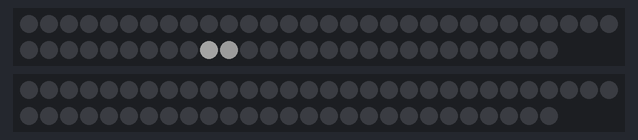
The sketch below on a simulated Arduino Uno, built with avr-gcc and run on an emulated ATmega328P. On the bench: 2 × 57 RGB LEDs in strip order, left to right, continuing on the next row. Dim RGB values are drawn brighter than linear; what the sketch prints to the serial monitor is not drawn.

Above: at 0.46 s.
At 2.32 s:
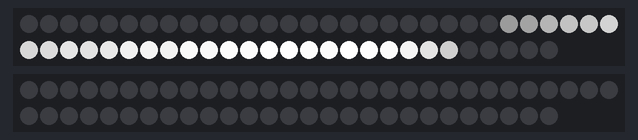
At 3.86 s:
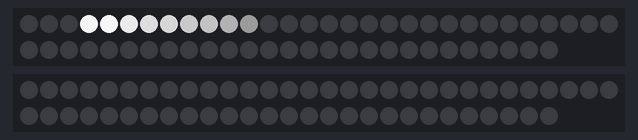
At 7.27 s:
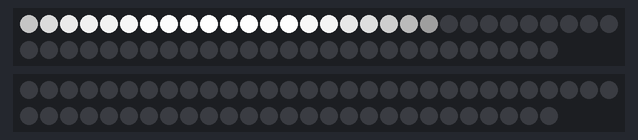
At 10.93 s:
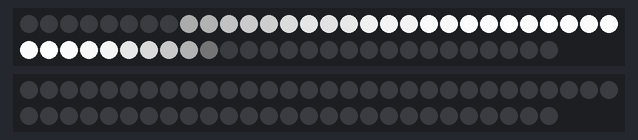
At 14.24 s:
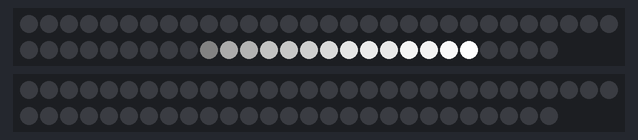

The sketch:

nopierdas_02.ino
```cpp
#include <avr/pgmspace.h>
#include <FastLED.h>
#include "Led.cpp"
#include "LFO.cpp"
#define TEST 10
#define SINE 11

#define BOTTOM_PIN 6
#define TOP_PIN 5

#define NUM_LEDS    57
#define BRIGHTNESS  255
#define LED_TYPE    WS2812B
#define COLOR_ORDER GRB
#define MAX_VALUE 4095

CRGB top[NUM_LEDS];
CRGB bottom[NUM_LEDS];

#define UPDATES_PER_SECOND 100


const CRGB col1  =	 CRGB(255, 254, 255);
const CRGB col2  =	 CRGB(240, 238, 240);
const CRGB col3  =	 CRGB(224, 222, 216);
const CRGB col4  =	 CRGB(208, 206, 201);
const CRGB col5  =	 CRGB(192, 190, 187);
const CRGB col6  =	 CRGB(176, 174, 171);
const CRGB col7  =	 CRGB(160, 158, 152);
const CRGB col8  =	 CRGB(144, 144, 141);
const CRGB col9  =	 CRGB(128, 127, 126);
const CRGB col10  = CRGB(112, 111, 106);
const CRGB col11  = CRGB(96, 96, 95);
const CRGB col12  = CRGB(80, 78, 77);
const CRGB col13  = CRGB(64, 61, 63);
const CRGB col14  = CRGB(48, 46, 53);
const CRGB col15  = CRGB(32, 30, 32);
const CRGB col16  = CRGB(16, 12, 17);  //CRGB col16 = CRGB(16, 15, 17);
const CRGB col17  = CRGB(0, 0, 0);


const CRGB colors[]  = {
                     col1,
                     col2,
                     col3,
                     col4,
                     col5,
                     col6,
                     col7,
                     col8,
                     col9,
                     col10,
                     col11,
                     col12,
                     col13,
                     col14,
                     col15,
                     col16,
                     col17
                };

int gamma[] PROGMEM = {0, 0, 0, 0, 0, 0, 0, 0, 0, 0, 0, 0, 0, 0, 0, 0,
               0, 0, 0, 0, 0, 0, 1, 1, 1, 1, 1, 1, 1, 2, 2, 2,
               2, 2, 2, 3, 3, 3, 3, 3, 4, 4, 4, 4, 5, 5, 5, 5,
               6, 6, 6, 7, 7, 7, 8, 8, 8, 9, 9, 9, 10, 10, 11, 11,
               11, 12, 12, 13, 13, 13, 14, 14, 15, 15, 16, 16, 17, 17, 18, 18,
               19, 19, 20, 21, 21, 22, 22, 23, 23, 24, 25, 25, 26, 27, 27, 28,
               29, 29, 30, 31, 31, 32, 33, 34, 34, 35, 36, 37, 37, 38, 39, 40,
               40, 41, 42, 43, 44, 45, 46, 46, 47, 48, 49, 50, 51, 52, 53, 54,
               55, 56, 57, 58, 59, 60, 61, 62, 63, 64, 65, 66, 67, 68, 69, 70,
               71, 72, 73, 74, 76, 77, 78, 79, 80, 81, 83, 84, 85, 86, 88, 89,
               90, 91, 93, 94, 95, 96, 98, 99, 100, 102, 103, 104, 106, 107, 109, 110,
               111, 113, 114, 116, 117, 119, 120, 121, 123, 124, 126, 128, 129, 131, 132, 134,
               135, 137, 138, 140, 142, 143, 145, 146, 148, 150, 151, 153, 155, 157, 158, 160,
               162, 163, 165, 167, 169, 170, 172, 174, 176, 178, 179, 181, 183, 185, 187, 189,
               191, 193, 194, 196, 198, 200, 202, 204, 206, 208, 210, 212, 214, 216, 218, 220,
               222, 224, 227, 229, 231, 233, 235, 237, 239, 241, 244, 246, 248, 250, 252, 255
              };

Led topleds[NUM_LEDS];
Led bottomleds[NUM_LEDS];

int decay = 20;
int attack = 50;


void setup() {
  delay(250); // power-up safety delay
  FastLED.addLeds<LED_TYPE, TOP_PIN, COLOR_ORDER>(top, NUM_LEDS).setCorrection(CRGB(255, 255, 100) );
  FastLED.addLeds<LED_TYPE, BOTTOM_PIN, COLOR_ORDER>(bottom, NUM_LEDS).setCorrection(CRGB(255, 255, 100) );
  FastLED.clear();
  FastLED.show();

  for (int i = 0; i < NUM_LEDS; i++) {
    topleds[i].value = 0;
//    topleds[i].decay = decay;
    topleds[i].state = DECA;
//    topleds[i].attack = attack;

    bottomleds[i].value = 0;
//    bottomleds[i].decay = decay;
    bottomleds[i].state = DECA;
//    bottomleds[i].attack = attack;
  }
  Serial.begin(115200);
}


void render() {
  for (int i = 0; i < NUM_LEDS; i++) {
    getColor(top[i], 4095 - topleds[i].value); // invierto la tabla
    getColor(bottom[i], 4095 - bottomleds[i].value); // invierto la tabla
  }
}

void update() {
  for (int i = 0; i < NUM_LEDS; i++) {
    topleds[i].update(attack, decay);
    bottomleds[i].update(attack, decay);
  }
  FastLED.show();
}

//double time = 0;
//double timeIncrement = 0.002;

// freq, amp
LFO toplfo = LFO(1, 1);
//LFO topfm = {0, 1, 2, 0, 0.1};

//LFO bottomlfo = { 0, 1, 5, 0, 1};
//LFO bottomfm = {0, 1, 3, 0, 0.1};


int scene = SINE;


void loop()
{
  long time = millis();

  switch(scene){
    case TEST:
      test();
    break;

    case SINE:
    toplfo.update(time);
    int wtop = map((toplfo.norm() * 1000), -1000, 1000, 0, NUM_LEDS);
    topleds[wtop].state = ATT;


//   bottomlfo.update(time);
//  int wbot = map(bottomlfo.value * 1000, -1000, 1000, 0, NUM_LEDS);
//  bottomleds[wbot].state = ATT;

    break;
  }


  update();
  render();

  return;
//
//
//
//  topfm.update(time);
//  toplfo.fm(topfm.getPositive());
//
//
//  bottomfm.update(time);
//  bottomlfo.fm(bottomfm.getPositive());
//
//
//
//
//  update();
//
//  render();
//  time += timeIncrement;
}
//
long period = 5E3;
void test(){
  long time = millis();
  int head = map(time % period, 0, period, 0, NUM_LEDS);
  topleds[head].state = ATT;
  bottomleds[NUM_LEDS - head].state = ATT;
//  Serial.println(head);
}


//void getColor8(CRGB &col, int white) {
//  int dec = white / 16;
//  int fract8 = white % 16;
//  CRGB a = colors[dec];
//  CRGB b = colors[dec+1];
//  col.r = lerp8by8(   a.r, b.r, fract8 * 16); //map (unit, 0, 255, );
//  col.g = lerp8by8(   a.g, b.g, fract8 * 16 );
//  col.b = lerp8by8(   a.b, b.b, fract8 * 16 );
//}

// total 4096 (12 bits !!!)
void getColor(CRGB &col, int white) {

  int corrected = pgm_read_word_near(gamma + white / 16);
  int dec = corrected / 16;
  int fract8 = white % 256;
  CRGB a = colors[dec];
  CRGB b = colors[dec+1];
  col.r = qadd8( 0, lerp8by8(a.r, b.r, fract8 ));
  col.g = qadd8( 0, lerp8by8(a.r, b.r, fract8 ));
  col.b = qadd8( 0, lerp8by8(a.r, b.r, fract8 ));
}
```

LFO.cpp
```cpp
#include <Arduino.h>
class LFO{
  private:
  unsigned int dtime;
  unsigned long ptime;
  unsigned int res = 4095;
  unsigned int step = 0;
  public:
    float value;
    float amp;
    float freq;
    float phase;
    float fmod;

    LFO(float f, float a){
      this->freq = f;
      this->amp = a;
      ptime = 0;
      phase = 0;
      fmod = 0;
    }

    void update(unsigned long time){
      dtime = time - ptime;
      ptime = time;
      step +=  (int) ((dtime * (freq + fmod)) + phase) % res;
      Serial.println(step);
      float theta = 6.28 * ( 1.0 * step  / res);
      Serial.println(theta);
      value = sin(theta) * amp;
    }

    void fm(float freq){
      fmod = freq;
    }

    float getPositive(){
      return value + amp;
    }

    float norm(){
      return value/amp;
    }
};
```

Led.cpp
```cpp
#include <Arduino.h>
#define ATT 1
#define DECA 2

class Led
{
  private:
    int maxValue = 4095;
  public:
    int value;
//    int attack;
//    int decay;
    int state;

    void update(int attack, int decay){
        switch(state){
          case ATT:
             value = constrain(value + maxValue/attack, 0, maxValue);
             if(value >= maxValue) state = DECA;
          break;

          case DECA:
             value = constrain(value - maxValue/decay, 0, maxValue);
          break;
        }
    };
};
```
